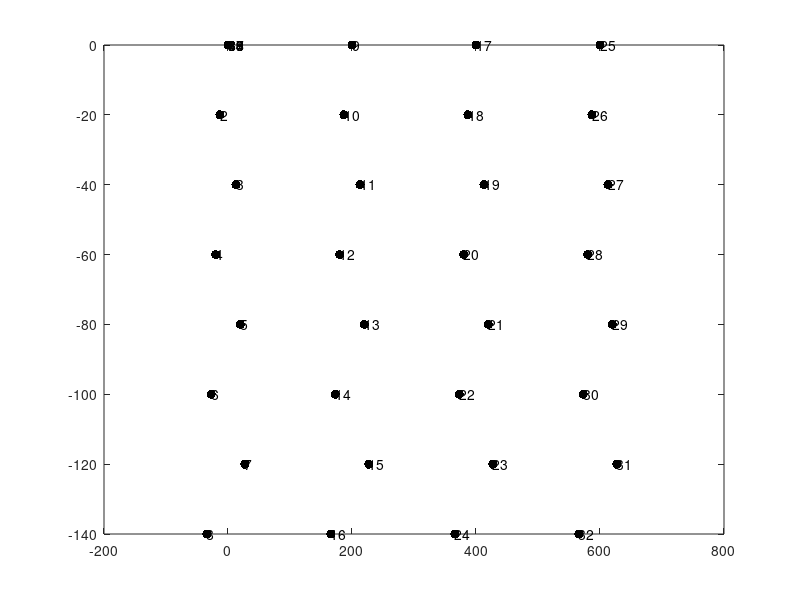

Here is the MATLAB script that generated this plot:
%  create a channel map file

%% linear array 1x32
Nchannels = 32;
connected = true(Nchannels, 1);
chanMap   = 1:Nchannels;
chanMap0ind = chanMap - 1;
xcoords   = ones(Nchannels,1);
ycoords   = [1:Nchannels]';
kcoords   = ones(Nchannels,1); % grouping of channels (i.e. tetrode groups)

fs = 30000; % sampling frequency
save('chanMap_1x32.mat', ...
    'chanMap','connected', 'xcoords', 'ycoords', 'kcoords', 'chanMap0ind', 'fs')

%% 4x8 linear
Nchannels = 32;
connected = true(Nchannels, 1);
chanMap   = 1:Nchannels;
chanMap0ind = chanMap - 1;

xcoords   = repmat([1 2 3 4]', 1, Nchannels/4);
xcoords   = xcoords(:);
ycoords   = repmat(1:Nchannels/4, 4, 1);
ycoords   = ycoords(:);
kcoords   = ones(Nchannels,1); % grouping of channels (i.e. tetrode groups)

plot(xcoords,ycoords,'k.','MarkerSize',20)

fs = 30000; % sampling frequency

save('C:\DATA\Spikes\Piroska\chanMap.mat', ...
    'chanMap','connected', 'xcoords', 'ycoords', 'kcoords', 'chanMap0ind', 'fs')
%%

%% 4x8 buzsaki32
Nchannels = 32;
connected = true(Nchannels, 1);
chanMap   = 1:Nchannels;
chanMap0ind = chanMap - 1;

xcoords = [-1,-0.75,-0.5,-0.25,0, 0.25,0.5,0.75];
xcoords = xcoords + 2; %make it non-negative
xcoords = cat(2,0+xcoords,5+xcoords,10+xcoords,15+xcoords);
    
ycoords = [1 3 5 7 8 6 4 2];
ycoords = 8-ycoords+1; %
ycoords = cat(2,ycoords,ycoords,ycoords,ycoords);
kcoords   = ones(Nchannels,1); % grouping of channels (i.e. tetrode groups)

plot(xcoords,ycoords,'k.','MarkerSize',20)
vals = 1:32';
vals = num2cell(vals);
text(xcoords+0.1,ycoords+0.1,vals)

fs = 30000; % sampling frequency
save('chanMap_buzsaki32_v2.mat', ...
    'chanMap','connected', 'xcoords', 'ycoords', 'kcoords', 'chanMap0ind', 'fs')
%%


%4x8 buzsaki32 v3

% Makes channel map for Buzsaki probe 4x8 ( ATLAS Neuroengineering E32B-20-S4-L10-200).
% Mapping is made for ordered channels.

chanMap = [1 2 3 4 5 6 7 8 ...
9 10 11 12 13 14 15 16 ...
17 18 19 20 21 22 23 24 ...
25 26 27 28 29 30 31 32 ];

connected = true(32, 1);

xcoords = [0 -13 13 -20 20 -27 27 -34 ...
200 187 213 180 220 173 227 166 ...
400 387 413 380 420 373 427 366 ...
600 587 613 580 620 573 627 566];

ycoords = [0 20 40 60 80 100 120 140 ...
0 20 40 60 80 100 120 140 ...
0 20 40 60 80 100 120 140 ...
0 20 40 60 80 100 120 140];

ycoords = -ycoords;

kcoords = [1 1 1 1 1 1 1 1 ...
2 2 2 2 2 2 2 2 ...
3 3 3 3 3 3 3 3 ...
4 4 4 4 4 4 4 4];

plot(xcoords,ycoords,'k.','MarkerSize',20)
vals = 1:32';
vals = num2cell(vals);
text(xcoords+0.1,ycoords+0.1,vals)

fs = 30000; % sampling frequency
save('chanMap_buzsaki32_v3.mat', ...
    'chanMap','connected', 'xcoords', 'ycoords', 'kcoords', 'chanMap0ind', 'fs')







%4x8 buzsaki32 v3

% Makes channel map for Buzsaki probe 4x8 ( ATLAS Neuroengineering E32B-20-S4-L10-200).
% Mapping is made for ordered channels.

chanMap = [1 2 3 4 5 6 7 8 ...
9 10 11 12 13 14 15 16 ...
17 18 19 20 21 22 23 24 ...
25 26 27 28 29 30 31 32 ];

connected = true(32, 1);

xcoords = [0 -13 13 -20 20 -27 27 -34 ...
200 187 213 180 220 173 227 166 ...
400 387 413 380 420 373 427 366 ...
600 587 613 580 620 573 627 566];
xcoords = xcoords + 35;

ycoords = [0 20 40 60 80 100 120 140 ...
0 20 40 60 80 100 120 140 ...
0 20 40 60 80 100 120 140 ...
0 20 40 60 80 100 120 140];

%ycoords = -ycoords;

kcoords = [1 1 1 1 1 1 1 1 ...
2 2 2 2 2 2 2 2 ...
3 3 3 3 3 3 3 3 ...
4 4 4 4 4 4 4 4];

plot(xcoords,ycoords,'k.','MarkerSize',20)
vals = 1:32';
vals = num2cell(vals);
text(xcoords+0.1,ycoords+0.1,vals)

fs = 30000; % sampling frequency
save('chanMap_buzsaki32_v4.mat', ...
    'chanMap','connected', 'xcoords', 'ycoords', 'kcoords', 'chanMap0ind', 'fs')



%4x8 buzsaki32 5

% Makes channel map for Buzsaki probe 4x8 ( ATLAS Neuroengineering E32B-20-S4-L10-200).
% Mapping is made for ordered channels.

%EXCLUDE 8 channels

%40 channels, exclude 8
Nchannels = 40;

chanMap = [1 2 3 4 5 6 7 8 ...
9 10 11 12 13 14 15 16 ...
17 18 19 20 21 22 23 24 ...
25 26 27 28 29 30 31 32 ...
33 34 35 36 37 38 39 40];

chanMap0ind = chanMap - 1;

connected = cat(1,true(32, 1),false(8,1));

xcoords = [0 -13 13 -20 20 -27 27 -34 ...
200 187 213 180 220 173 227 166 ...
400 387 413 380 420 373 427 366 ...
600 587 613 580 620 573 627 566 ...
0 0 0 0 0 0 0 0];

ycoords = [0 20 40 60 80 100 120 140 ...
0 20 40 60 80 100 120 140 ...
0 20 40 60 80 100 120 140 ...
0 20 40 60 80 100 120 140 ...
0 0 0 0 0 0 0 0];

ycoords = -ycoords;

kcoords = [1 1 1 1 1 1 1 1 ...
2 2 2 2 2 2 2 2 ...
3 3 3 3 3 3 3 3 ...
4 4 4 4 4 4 4 4 ...
0 0 0 0 0 0 0 0];

plot(xcoords,ycoords,'k.','MarkerSize',20)
vals = 1:40';
vals = num2cell(vals);
text(xcoords+0.1,ycoords+0.1,vals)

fs = 30000; % sampling frequency
save('chanMap_buzsaki32_v5.mat', ...
    'chanMap','connected', 'xcoords', 'ycoords', 'kcoords', 'chanMap0ind', 'fs')



% kcoords is used to forcefully restrict templates to channels in the same
% channel group. An option can be set in the master_file to allow a fraction 
% of all templates to span more channel groups, so that they can capture shared 
% noise across all channels. This option is

% ops.criterionNoiseChannels = 0.2; 

% if this number is less than 1, it will be treated as a fraction of the total number of clusters

% if this number is larger than 1, it will be treated as the "effective
% number" of channel groups at which to set the threshold. So if a template
% occupies more than this many channel groups, it will not be restricted to
% a single channel group. 